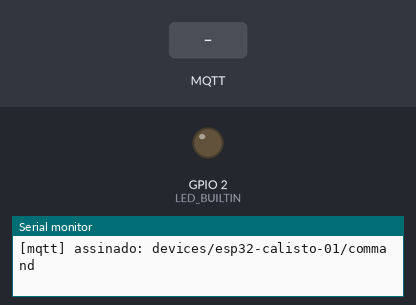
Bench run of a program on a simulated ESP32. Parts: output pins drawn as LEDs (lit = HIGH), the last lines printed to the serial monitor. The inputs (shaded band) are chosen by the test bench. WiFi joins after 1.5 s; servers stay silent unless stated; no MQTT or app messages arrive unless stated.

Above: at 3.0 s.
3.1 s: MQTT message "led:toggle" arrives on the first subscribed topic
At 4.0 s:
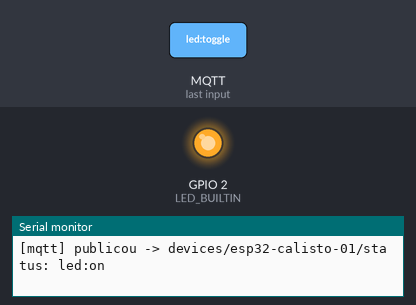
6.1 s: MQTT message "led:off" arrives on the first subscribed topic
At 7.5 s:
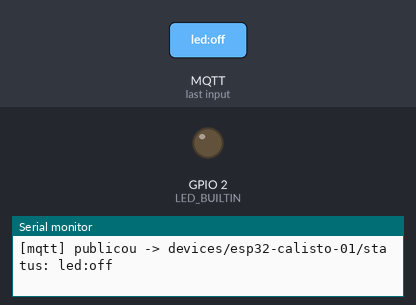
Timing chart, 0 to 9.1 s (numbered marks = the images above; inputs shaded):
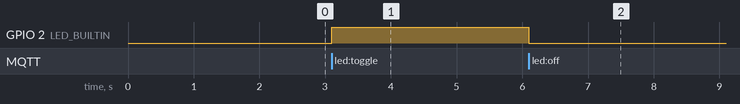

The program:

main.cpp
```cpp
/**
 * ====================================================================
 * ESP32 — Firmware de referência (Wi-Fi + MQTT + OTA)
 * ====================================================================
 * Estrutura limpa e segura para projetos IoT:
 *   - Configuração centralizada (config.h) e credenciais separadas (secrets.h)
 *   - Conexão Wi-Fi com reconexão automática e watchdog
 *   - Publicação MQTT com retenção de mensagens fora de sincronia
 *   - Assinatura de tópicos de comando com callback
 *   - OTA seguro (somente com senha configurada)
 *   - Log estruturado via Serial
 *
 * COMO USAR:
 *   1. Copie src/secrets.example.h para src/secrets.h e preencha.
 *   2. Compile com PlatformIO (pio run) e envie (pio run -t upload).
 */

#include <Arduino.h>
#include <WiFi.h>
#include <PubSubClient.h>
#include <ArduinoOTA.h>
#include <secrets.h>
#include <config.h>

// ---------------------------------------------------------------- globals
WiFiClient wifiClient;
PubSubClient mqttClient(wifiClient);
unsigned long lastReconnectAttempt = 0;

// ------------------------------------------------------------------ Wi-Fi
/**
 * Conecta ao Wi-Fi com timeout e mensagens de status.
 * Retorna true se conectado.
 */
bool conectarWiFi() {
  if (WiFi.status() == WL_CONNECTED) {
    return true;
  }

  Serial.printf("[wifi] Conectando a %s...\n", WIFI_SSID);
  WiFi.mode(WIFI_STA);
  WiFi.begin(WIFI_SSID, WIFI_PASSWORD);
  WiFi.setSleep(false); // evita latência no MQTT

  unsigned long inicio = millis();
  while (WiFi.status() != WL_CONNECTED && millis() - inicio < WIFI_TIMEOUT_MS) {
    delay(200);
    Serial.print('.');
  }
  Serial.println();

  if (WiFi.status() == WL_CONNECTED) {
    Serial.printf("[wifi] Conectado. IP: %s\n", WiFi.localIP().toString().c_str());
    return true;
  }

  Serial.println("[wifi] Falha ao conectar. Reiniciando em 5s...");
  delay(5000);
  ESP.restart();
  return false;
}

// ------------------------------------------------------------------ MQTT
/**
 * Publica um payload em um tópico com QoS 1.
 * Retorna true em sucesso.
 */
bool publicarMqtt(const char *topico, const char *payload, bool retained = false) {
  if (!mqttClient.connected()) return false;
  bool ok = mqttClient.publish(topico, payload, retained);
  if (ok) {
    Serial.printf("[mqtt] publicou -> %s: %s\n", topico, payload);
  } else {
    Serial.printf("[mqtt] FALHA ao publicar em %s\n", topico);
  }
  return ok;
}

/**
 * Assina tópicos e registra handlers de comando.
 */
void configurarSubscricoes() {
  mqttClient.subscribe(MQTT_TOPIC_COMMAND);
  Serial.printf("[mqtt] assinado: %s\n", MQTT_TOPIC_COMMAND);
}

// ------------------------------------------------------------------- OTA
void configurarOTA() {
  ArduinoOTA.setHostname(DEVICE_NAME);
#ifdef OTA_PASSWORD
  ArduinoOTA.setPassword(OTA_PASSWORD);
#endif

  ArduinoOTA.onStart([]() {
    Serial.println("[ota] Iniciando atualização...");
  });
  ArduinoOTA.onEnd([]() {
    Serial.println("[ota] Concluída!");
  });
  ArduinoOTA.onError([](ota_error_t erro) {
    Serial.printf("[ota] Erro %u\n", erro);
    ESP.restart();
  });

  ArduinoOTA.begin();
  Serial.println("[ota] OTA pronto.");
}

// ------------------------------------------------------------ callback MQTT
/**
 * Handler de mensagens nos tópicos assinados.
 * Dados vindos de rede devem ser tratados como não confiáveis.
 */
void onMqttMessage(char *topico, byte *payload, unsigned int tamanho) {
  char mensagem[MAX_PAYLOAD_SIZE + 1];
  memcpy(mensagem, payload, tamanho);
  mensagem[tamanho] = '\0';
  Serial.printf("[mqtt] recebeu %s: %s\n", topico, mensagem);

  if (strcmp(topico, MQTT_TOPIC_COMMAND) == 0) {
    // Exemplo: "led:on" / "led:off" ou "led:toggle"
    if (strcmp(mensagem, "led:toggle") == 0) {
      digitalWrite(LED_BUILTIN, !digitalRead(LED_BUILTIN));
      publicarMqtt(MQTT_TOPIC_STATUS, digitalRead(LED_BUILTIN) ? "led:on" : "led:off");
    } else if (strcmp(mensagem, "led:on") == 0) {
      digitalWrite(LED_BUILTIN, HIGH);
      publicarMqtt(MQTT_TOPIC_STATUS, "led:on");
    } else if (strcmp(mensagem, "led:off") == 0) {
      digitalWrite(LED_BUILTIN, LOW);
      publicarMqtt(MQTT_TOPIC_STATUS, "led:off");
    } else {
      Serial.printf("[mqtt] comando desconhecido: %s\n", mensagem);
    }
  }
}

/**
 * Tenta (re)conectar ao broker MQTT com estado online/offline (LWT).
 */
boolean conectarMqtt() {
  if (!mqttClient.connected()) {
    Serial.printf("[mqtt] Conectando ao broker %s:%d...\n", MQTT_BROKER_HOST, MQTT_BROKER_PORT);
    mqttClient.setServer(MQTT_BROKER_HOST, MQTT_BROKER_PORT);
    mqttClient.setCallback(onMqttMessage);

    // Última vontade: se o device cair, o broker avisa os assinantes.
    boolean conectado = mqttClient.connect(
        DEVICE_NAME,
        MQTT_USERNAME,
        MQTT_PASSWORD,
        MQTT_TOPIC_STATUS,
        1,          // QoS do LWT
        true,       // retained
        "offline"   // payload do LWT
    );

    if (conectado) {
      Serial.println("[mqtt] Conectado ao broker.");
      publicarMqtt(MQTT_TOPIC_STATUS, "online", true);
      configurarSubscricoes();
    } else {
      Serial.printf("[mqtt] Falha (rc=%d). Tentando de novo em breve.\n", mqttClient.state());
    }
  }
  return mqttClient.connected();
}

// ------------------------------------------------------------------- setup
void setup() {
  Serial.begin(115200);
  delay(200);

  pinMode(LED_BUILTIN, OUTPUT);
  digitalWrite(LED_BUILTIN, LOW);

  Serial.printf("\n[setup] %s iniciando...\n", DEVICE_NAME);

  conectarWiFi();
  configurarOTA();

  mqttClient.setBufferSize(MAX_PAYLOAD_SIZE + 64); // folga para tópicos longos
  conectarMqtt();
}

// -------------------------------------------------------------------- loop
void loop() {
  ArduinoOTA.handle();

  // Reconexão Wi-Fi: tenta a cada enquanto estiver fora
  if (WiFi.status() != WL_CONNECTED) {
    conectarWiFi();
  }

  // Reconexão MQTT: tenta no máximo 1x por segundo
  if (!mqttClient.connected()) {
    unsigned long agora = millis();
    if (agora - lastReconnectAttempt > 1000) {
      lastReconnectAttempt = agora;
      conectarMqtt();
    }
  } else {
    mqttClient.loop();
  }

  // --- publicação periódica de exemplo ------------------------------
  static unsigned long ultimaPublicacao = 0;
  if (millis() - ultimaPublicacao >= PUBLISH_INTERVAL_MS) {
    ultimaPublicacao = millis();

    char payload[MAX_PAYLOAD_SIZE];
    snprintf(payload, sizeof(payload),
             "{\"uptime_s\":%lu,\"heap_free\":%u,\"rssi\":%d}",
             millis() / 1000, ESP.getFreeHeap(), WiFi.RSSI());
    publicarMqtt(MQTT_TOPIC_TELEMETRY, payload);
  }
}
```

secrets.example.h
```cpp
/**
 * ====================================================================
 * CREDENCIAIS — copie este arquivo para secrets.h e preencha.
 * ====================================================================
 * Aviso de segurança:
 *   - NUNCA commite secrets.h (este template não contém valores reais).
 *   - No PlatformIO, o arquivo é incluído apenas se existir.
 */

#pragma once

// Wi-Fi
#define WIFI_SSID       "SUA-REDE-WIFI"
#define WIFI_PASSWORD   "SUA-SENHA-WIFI"

// Broker MQTT (autenticação opcional)
#define MQTT_USERNAME   ""
#define MQTT_PASSWORD   ""

// OTA — deixe vazio para desabilitar a proteção por senha
// #define OTA_PASSWORD     "minha-senha-ota"
```

config.h
```cpp
/**
 * ====================================================================
 * CONFIGURAÇÃO CENTRAL — ESP32
 * ====================================================================
 * Ajuste aqui os parâmetros do dispositivo. NUNCA coloque senhas aqui:
 * credenciais vão em secrets.h (ignorado pelo git).
 */

#pragma once

// Generic ESP32 DevKit boards do not always define an on-board LED pin.
// GPIO 2 is the standard DevKit LED; board definitions can override it.
#ifndef LED_BUILTIN
#define LED_BUILTIN 2
#endif

// Identificação do dispositivo no broker e no OTA
#define DEVICE_NAME          "esp32-calisto-01"

// Timeout de conexão Wi-Fi (ms)
#define WIFI_TIMEOUT_MS      20000

// Broker MQTT
#define MQTT_BROKER_HOST     "192.168.1.10"
#define MQTT_BROKER_PORT     1883

// Tópicos MQTT (organizados por dispositivo/telemetria)
#define MQTT_TOPIC_TELEMETRY "devices/esp32-calisto-01/telemetry"
#define MQTT_TOPIC_STATUS    "devices/esp32-calisto-01/status"
#define MQTT_TOPIC_COMMAND   "devices/esp32-calisto-01/command"

// Intervalo de publicação de telemetria (ms)
#define PUBLISH_INTERVAL_MS  30000

// Tamanho máximo de payload MQTT recebido
#define MAX_PAYLOAD_SIZE     256
```

Measured:
- after the input at 3.1 s, GPIO 2 (LED_BUILTIN): LOW → HIGH at once
- after the input at 6.1 s, GPIO 2 (LED_BUILTIN): HIGH → LOW at once
